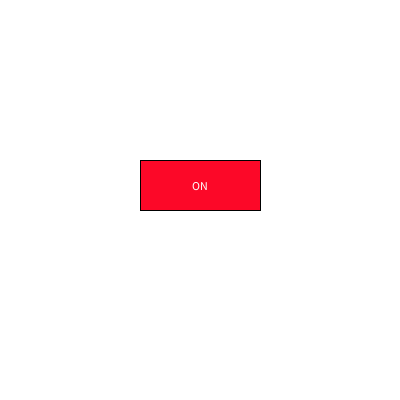
Frame 1 (no input)
Frame 60 (the mouse pressed at the canvas centre just before this capture): identical to frame 1, image omitted
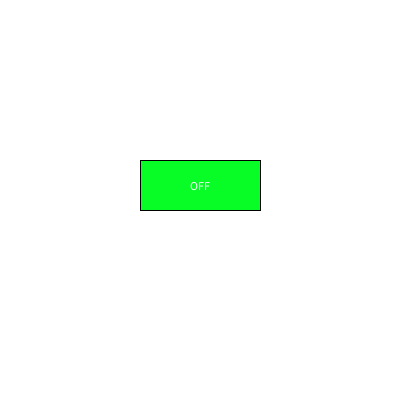
Frame 120 (the mouse held since frame 60 and released just before this capture)

The Processing sketch that drew these frames (run headless with seeded random() and noise(); from frame 60 on, the mouse is pressed at the canvas centre):

// Processing sketch: b
// ── b.pde
int btnX = 140;
int btnY = 160;
int btnW = 120;
int btnH = 50;
boolean on = true;

void setup(){
size(400,400);

}

void draw(){
  
background(255);
if(on){
  fill(#FC0828);
}
  else{
  fill(#08FC26);
  }
  

rect(btnX, btnY, btnW, btnH);
fill(255);
textAlign(CENTER,CENTER);

if(on){
  text("ON",btnX + btnW/2, btnY + btnH/2);
}
else
{
text("OFF",btnX + btnW/2,btnY + btnH/2);
}
  

}

void mousePressed(){
  if(mouseX > btnX && mouseX < btnX + btnW && mouseY > btnY && mouseY < btnY + btnH)
{
    on = !on;
  }
}
